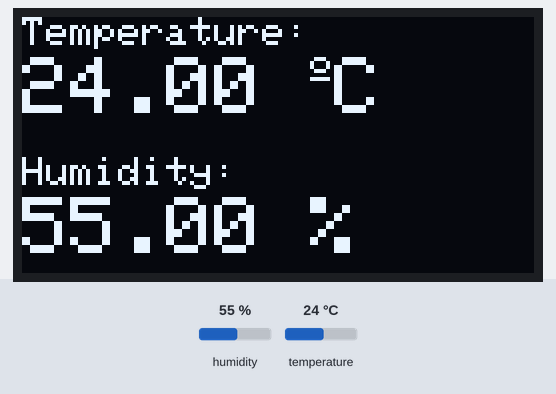
Recording of a sketch running on a simulated ESP8266 (NodeMCU). Shown: 128×64 one-colour display. The test bench sets the inputs (shaded band); at power-on: humidity 55 %, temperature 24 °C. WiFi joins after 1.5 s; servers stay silent unless stated; what the sketch prints to the serial monitor is not drawn.

Above: at 9.1 s.
9.2 s: humidity set to 22 %
At 14.9 s:
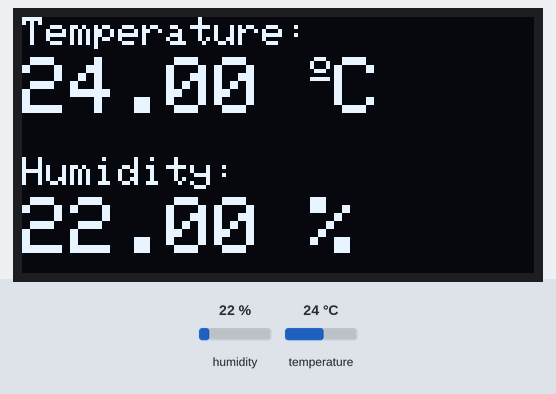
16.8 s: temperature set to 12 °C
At 19.3 s:
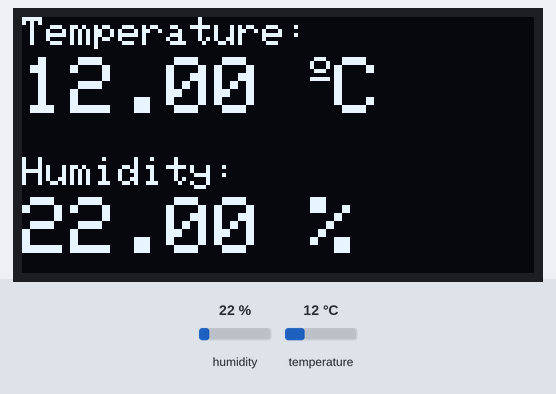
24.4 s: humidity set to 40 %
At 30.7 s:
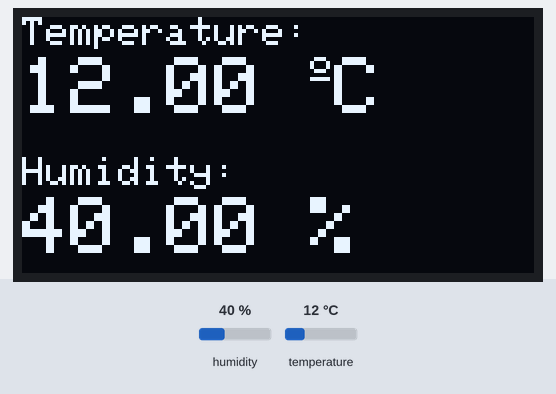
32.0 s: temperature set to 19 °C
At 35.1 s:
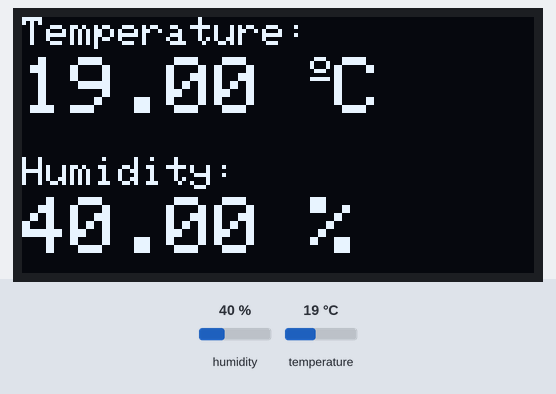
Timing chart, 0 to 36.6 s (numbered marks = the images above; inputs shaded):
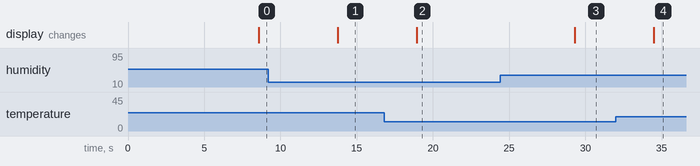

Measured:
- after the input at 9.2 s, the display: changes after 4.5 s (image 1)
- after the input at 16.8 s, the display: changes after 2.1 s (image 2)
- after the input at 24.4 s, the display: changes after 4.9 s (image 3)
- after the input at 32.0 s, the display: changes after 2.5 s (image 4)

The sketch:

flutter-dht21-project.ino
```cpp
#include <Wire.h>
#include <Adafruit_GFX.h>
#include <Adafruit_SSD1306.h>
#include <Adafruit_Sensor.h>
#include <DHT.h>

//For WIFI
#include <ESP8266WiFi.h>
#include <ESP8266HTTPClient.h>

//Config Firebase
#include "FirebaseESP8266.h"

#define FIREBASE_HOST "syam-dht21-project.firebaseio.com/" //Without http:// or https:// schemes
#define FIREBASE_AUTH "1753K8GU3m5hSxFwgeEiKX7P0p8Lbi5FEOkzL9oB"
#define WIFI_SSID "ujiannn"
#define WIFI_PASSWORD "revisiyes123"

#define SCREEN_WIDTH 128 // OLED display width, in pixels
#define SCREEN_HEIGHT 64 // OLED display height, in pixels

// Declaration for an SSD1306 display connected to I2C (SDA, SCL pins)
Adafruit_SSD1306 display(SCREEN_WIDTH, SCREEN_HEIGHT, &Wire, -1);

#define DHTPIN D4     // Digital pin connected to the DHT sensor

// Uncomment the type of sensor in use:
//#define DHTTYPE    DHT11     // DHT 11
//#define DHTTYPE    DHT22     // DHT 22 (AM2302)
#define DHTTYPE    DHT21     // DHT 21 (AM2301)

DHT dht(DHTPIN, DHTTYPE);

FirebaseData firebaseData;
FirebaseJson json;

void setup() {
  Serial.begin(2000);

  dht.begin();

  if(!display.begin(SSD1306_SWITCHCAPVCC, 0x3C)) {
    Serial.println(F("SSD1306 allocation failed"));
    for(;;);
  }
  delay(2000);
  display.clearDisplay();
  display.setTextColor(WHITE);

    WiFi.begin(WIFI_SSID, WIFI_PASSWORD);
  Serial.print("Connecting to Wi-Fi");
  while (WiFi.status() != WL_CONNECTED)
  {
    Serial.print(".");
    delay(300);
  }
  Serial.println();
  Serial.print("Connected with IP: ");
  Serial.println(WiFi.localIP());
  Serial.println();

  Firebase.begin(FIREBASE_HOST, FIREBASE_AUTH);
  Firebase.reconnectWiFi(true);

  //Set the size of WiFi rx/tx buffers in the case where we want to work with large data.
  firebaseData.setBSSLBufferSize(1024, 1024);

  //Set the size of HTTP response buffers in the case where we want to work with large data.
  firebaseData.setResponseSize(1024);

  //Set database read timeout to 1 minute (max 15 minutes)
  Firebase.setReadTimeout(firebaseData, 1000 * 60);
  //tiny, small, medium, large and unlimited.
  //Size and its write timeout e.g. tiny (1s), small (10s), medium (30s) and large (60s).
  Firebase.setwriteSizeLimit(firebaseData, "tiny");

  //optional, set the decimal places for float and double data to be stored in database
  Firebase.setFloatDigits(2);
  Firebase.setDoubleDigits(6);
}

void loop() {
  delay(5000);

  //read temperature and humidity
  float t = dht.readTemperature();
  float h = dht.readHumidity();
  if (isnan(h) || isnan(t)) {
    Serial.println("Failed to read from DHT sensor!");
  }
  // clear display
  float hic = dht.computeHeatIndex(t, h, false);
  display.clearDisplay();

  // display temperature
  display.setTextSize(1);
  display.setCursor(0,0);
  display.print("Temperature: ");
  display.setTextSize(2);
  display.setCursor(0,10);
  display.print(t);
  display.print(" ");
  display.setTextSize(1);
  display.cp437(true);
  display.write(167);
  display.setTextSize(2);
  display.print("C");

  // display humidity
  display.setTextSize(1);
  display.setCursor(0, 35);
  display.print("Humidity: ");
  display.setTextSize(2);
  display.setCursor(0, 45);
  display.print(h);
  display.print(" %");

  display.display();

  json.clear().add("temp", t).add("hum", h).add("ht",hic);
  if(Firebase.setJSON(firebaseData, "/DHT/Json", json)){
    Serial.println("Passed");
  }else{
    Serial.println("Failed");
  }
}
```
